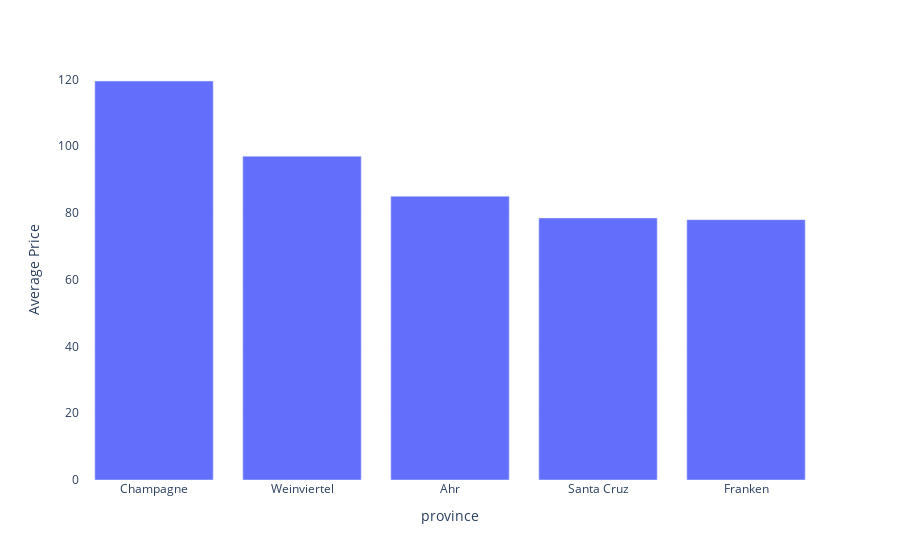

Notebook cell for this chart:
### Code cell
### Average price categories
pricecategory = wine.groupby('province')['price'].mean().sort_values(ascending=False)[:5]
fig1 = px.bar(pricecategory, x=pricecategory.index, y=pricecategory.values,labels=dict(x="Country", y="Average Price"))
fig1.update_layout(paper_bgcolor = "rgba(0,0,0,0)",
                  plot_bgcolor = "rgba(0,0,0,0)")

### Figure 1 — Plotly figure (JSON) as saved in the notebook; plotly's stock layout.template omitted (floating-point values rounded to 4 significant figures)
{"data": [{"alignmentgroup": "True", "hovertemplate": "province=%{x}<br>Average Price=%{y}<extra></extra>", "legendgroup": "", "marker": {"color": "#636efa", "pattern": {"shape": ""}}, "name": "", "offsetgroup": "", "orientation": "v", "showlegend": false, "textposition": "auto", "type": "bar", "x": ["Champagne", "Weinviertel", "Ahr", "Santa Cruz", "Franken"], "xaxis": "x", "y": [119.5, 97, 85, 78.5, 78], "yaxis": "y"}], "layout": {"barmode": "relative", "legend": {"tracegroupgap": 0}, "margin": {"t": 60}, "paper_bgcolor": "rgba(0,0,0,0)", "plot_bgcolor": "rgba(0,0,0,0)", "xaxis": {"anchor": "y", "domain": [0, 1], "title": {"text": "province"}}, "yaxis": {"anchor": "x", "domain": [0, 1], "title": {"text": "Average Price"}}}}
